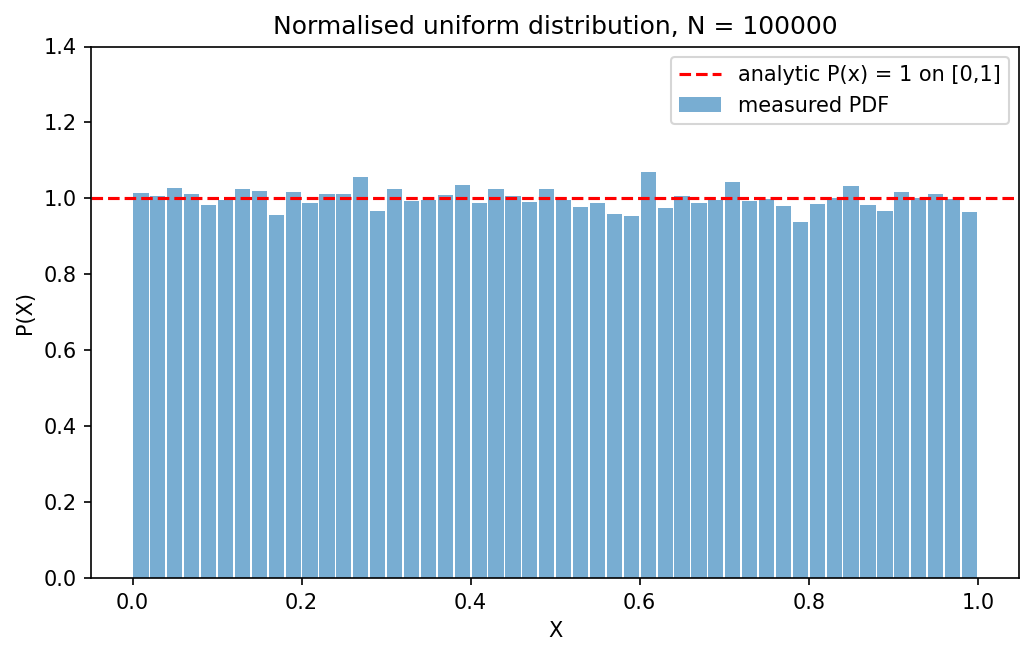

The script that drew this image:
"""
Worksheet 3, Problem 1  --  Python 3 corrected version of p1.py

Generate N >> 1 uniformly distributed random numbers in [0, 1] and write a
function to compute their probability distribution function.

Changes made relative to the original p1.py
-------------------------------------------
1. "print 'area under the graph', v" was Python 2 syntax and stopped the file
   from parsing under Python 3.
2. The binning used  z.count(i)  inside a loop over 10000 bins, i.e. 10^8
   list scans -- quadratic in the sample size.  Replaced by a single pass
   over the data that increments one counter per sample, which is O(N) and
   is still written out by hand.
3. The number of bins was tied to the number of samples (10000 bins for
   10000 samples, so roughly one sample per bin).  Bin count and sample
   count are now separate, and the default of 50 bins for 10^5 samples
   gives a PDF you can actually read.
4. "import collections" was never used and has been dropped.
5. plt.legend() was called with no labelled artists, producing a warning.
6. The normalisation check now also reports the mean and the variance
   against their analytic values 1/2 and 1/12.

Algorithms are hand written: the histogram is not taken from a library.
"""

import numpy as np
import matplotlib.pyplot as plt


def pdf(samples, n_bins, lo=None, hi=None):
    """
    Probability density of `samples`, computed by hand.

    Returns (centres, density) where sum(density) * bin_width == 1.

    One pass over the data: each sample is mapped to a bin index and that
    counter is incremented.  Samples landing exactly on the upper edge are
    folded into the last bin.
    """
    lo = float(np.min(samples)) if lo is None else float(lo)
    hi = float(np.max(samples)) if hi is None else float(hi)
    width = (hi - lo) / n_bins

    counts = np.zeros(n_bins)
    for s in samples:
        idx = int((s - lo) / width)
        if idx == n_bins:          # a sample sitting exactly on the top edge
            idx = n_bins - 1
        if 0 <= idx < n_bins:
            counts[idx] += 1.0

    centres = lo + (np.arange(n_bins) + 0.5) * width
    density = counts / (np.sum(counts) * width)
    return centres, density


def main():
    n_samples = 100000
    n_bins = 50

    x = np.random.rand(n_samples)
    centres, density = pdf(x, n_bins, lo=0.0, hi=1.0)
    width = centres[1] - centres[0]

    area = np.sum(density) * width
    print("samples              = %d" % n_samples)
    print("bins                 = %d" % n_bins)
    print("area under the PDF   = %.6f   (exact 1)" % area)
    print("mean                 = %.6f   (exact %.6f)" % (np.mean(x), 0.5))
    print("variance             = %.6f   (exact %.6f)"
          % (np.var(x), 1.0 / 12.0))

    fig, ax = plt.subplots(figsize=(7, 4.5))
    ax.bar(centres, density, width=width * 0.9, alpha=0.6,
           label="measured PDF")
    ax.axhline(1.0, color="red", ls="--",
               label="analytic P(x) = 1 on [0,1]")
    ax.set_xlabel("X")
    ax.set_ylabel("P(X)")
    ax.set_ylim(0.0, 1.4)
    ax.set_title("Normalised uniform distribution, N = %d" % n_samples)
    ax.legend()
    fig.tight_layout()
    plt.show()


if __name__ == "__main__":
    main()
